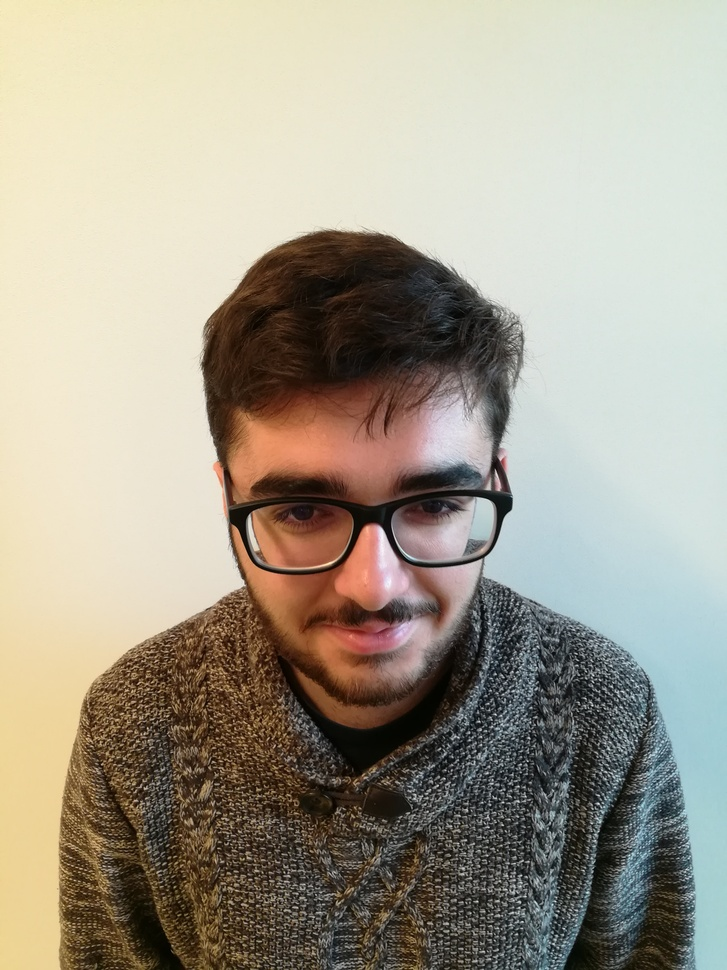
#> input picture facerecognition/Data/belo.melvin1.jpg, 727 x 970 px, shrunk from 2976 x 3968 before the run
$ python -i haar_cascade_detection.py   (imports and definitions only)
#> lines starting #> are read from the running program, lines starting #| are printed output that depends on the picture; after the words box and inside, x2 and y2 are one past the last pixel; in counts of white or black regions, pixels touching at a corner belong together
#################################
# Nicolas LAUBE
# Sylvain MACE
# Melvin BICHO
# package utilitaire pour le projet
#####################################
import cv2 as cv


def reco_webcam():
    face_cascade = cv.CascadeClassifier('Data/haarcascade_frontalface_default.xml')
    eye_cascade = cv.CascadeClassifier('Data/haarcascade_eye.xml')

    #Webcam capture
    video_capture = cv.VideoCapture(0)
    while True:
        ret, frame = video_capture.read()
        frame = cv.flip(frame, 1)
        gray = cv.cvtColor(frame, cv.COLOR_BGR2GRAY)
        faces = face_cascade.detectMultiScale(gray, 1.3, 5)
        for (x, y, w, h) in faces:
            cv.rectangle(frame, (x, y), (x+w, y+h), (255, 0, 0), 2)
            roi_gray = gray[y:y+h, x:x+w]
            roi_color = frame[y:y+h, x:x+w]
            eyes = eye_cascade.detectMultiScale(roi_gray)
        for (ex, ey, ew, eh) in eyes:
            cv.rectangle(roi_color, (ex, ey), (ex+ew, ey+eh), (0, 255, 0), 2)
            cv.imshow('img', frame)
        if cv.waitKey(1) == 27:
            break  # esc to quit
    cv.destroyAllWindows()


def face_delimitation(facepath):
#> called with facepath = 'Data/belo.melvin1.jpg'
    face_cascade = cv.CascadeClassifier('haarcascade_frontalface_default.xml')
    eye_cascade = cv.CascadeClassifier('haarcascade_eye.xml')
    img = cv.imread(facepath)
#> img is the input picture: shape (970, 727, 3); mean B, G, R 142.4, 157.6, 164.1
    gray = cv.cvtColor(img, cv.COLOR_BGR2GRAY)
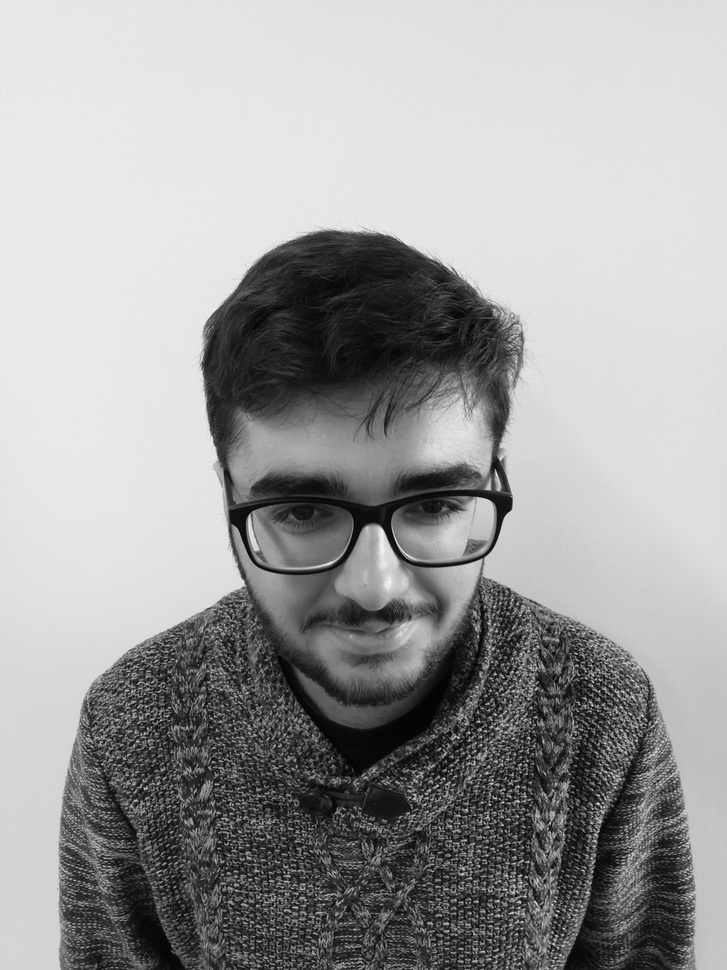
#> gray: shape (970, 727); min 1, max 248, mean 157.8
    faces = face_cascade.detectMultiScale(gray, 1.3, 5)
#> faces = [[167, 356, 386, 386]]
    for (x,y,w,h) in faces:
        cv.rectangle(img,(x,y),(x+w,y+h),(255,0,0),2)
        roi_gray = gray[y:y+h, x:x+w]
        roi_color = img[y:y+h, x:x+w]
        eyes = eye_cascade.detectMultiScale(roi_gray)
        for (ex,ey,ew,eh) in eyes:
            cv.rectangle(roi_color,(ex,ey),(ex+ew,ey+eh),(0,255,0),2)
#> this loop made 1 pass
#> pass 1, in face_delimitation, `roi_gray = gray[y:y+h, x:x+w]`:
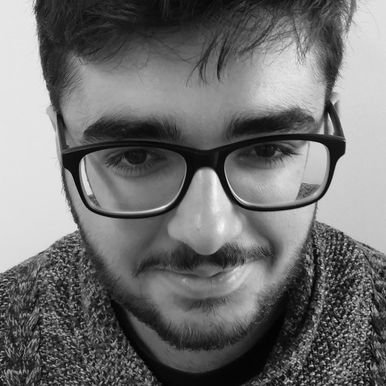
#> roi_gray: shape (386, 386); min 1, max 248, mean 112.4
#> pass 1, in face_delimitation, `roi_color = img[y:y+h, x:x+w]`:
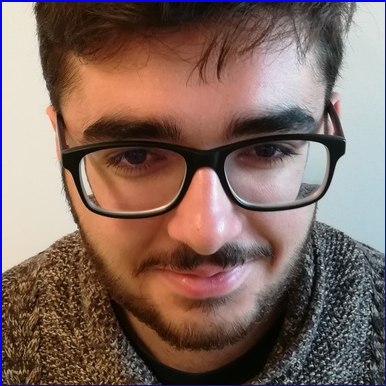
#> roi_color: shape (386, 386, 3); mean B, G, R 97.1, 104.9, 128.5
#> after the loop:
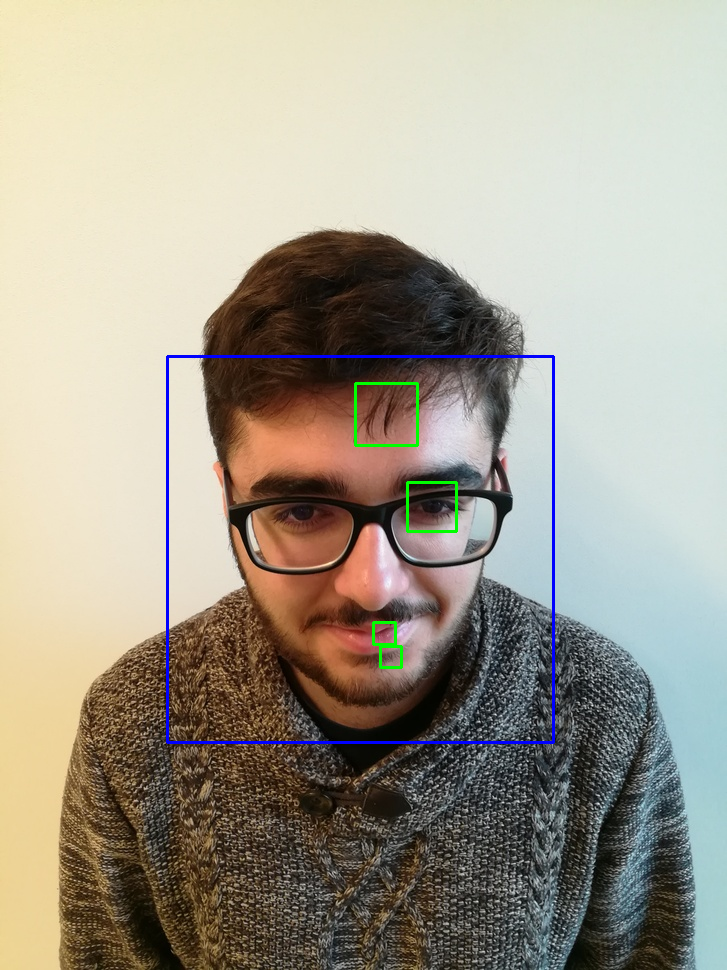
#> img: shape (970, 727, 3); 0.91% of pixels changed, all inside (x1, y1, x2, y2) = (166, 355, 555, 744)
#> after the loop:
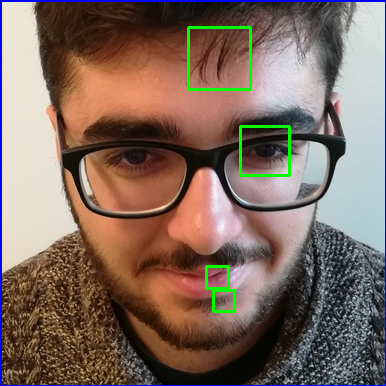
#> roi_color: shape (386, 386, 3); 1.22% of pixels changed, all inside (x1, y1, x2, y2) = (187, 26, 291, 313)
    cv.imshow('img',img)
    cv.waitKey(0)
    cv.destroyAllWindows()

>>> result = face_delimitation('Data/belo.melvin1.jpg')

$ run again, on facerecognition/Data/laube.nicolas1.jpg
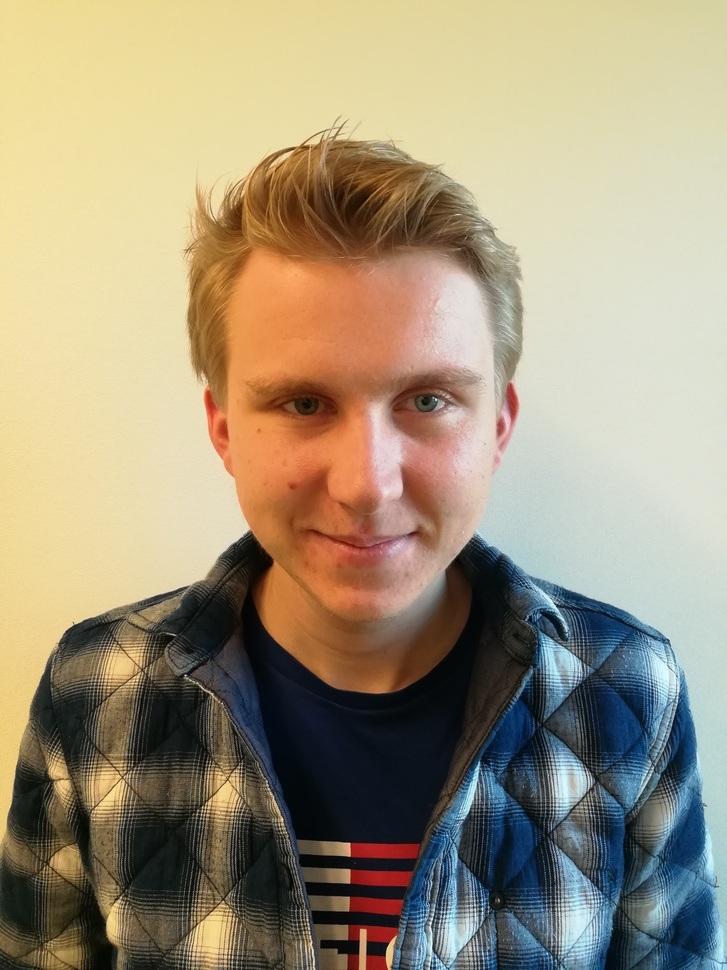
#> input picture facerecognition/Data/laube.nicolas1.jpg, 727 x 970 px, shrunk from 2976 x 3968 before the run
#> in face_delimitation, img is the input picture: shape (970, 727, 3); mean B, G, R 123.2, 148.3, 160.6
#> in face_delimitation, `gray = cv.cvtColor(img, cv.COLOR_BGR2GRAY)`:
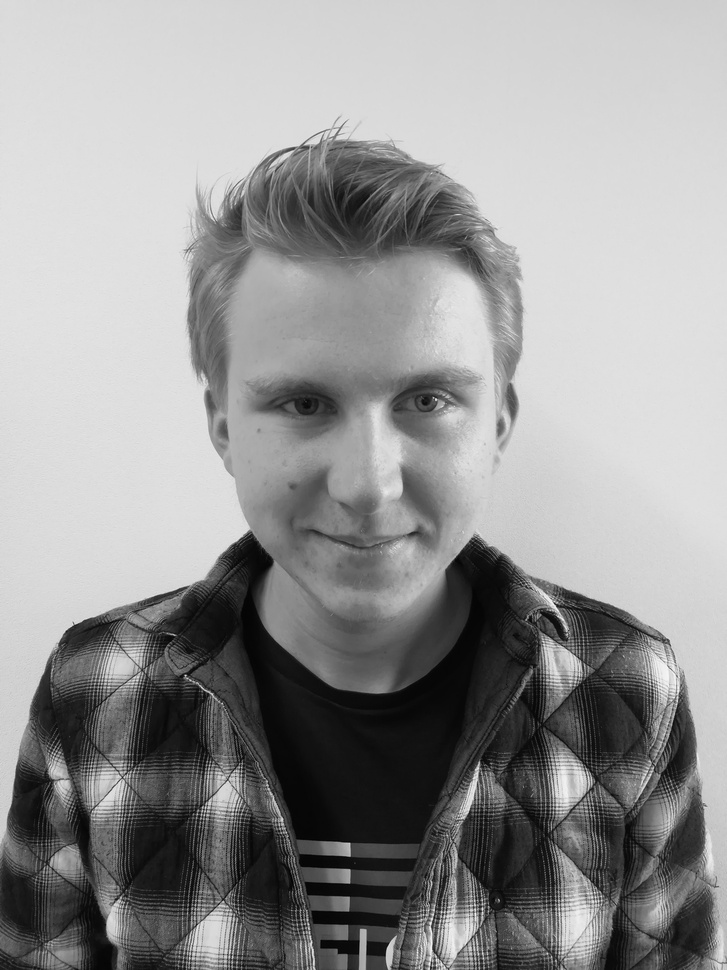
#> gray: shape (970, 727); min 0, max 248, mean 149.2
#> faces = [[186, 263, 364, 364]]
#> the loop in face_delimitation, `for (x,y,w,h) in faces:` made 1 pass
#> (x, y, w, h, eyes) on pass 1: (186, 263, 364, 364, [[191, 96, 85, 85], [79, 103, 78, 78], [96, 246, 50, 50]])
#> after the loop in face_delimitation, `for (x,y,w,h) in faces:`:
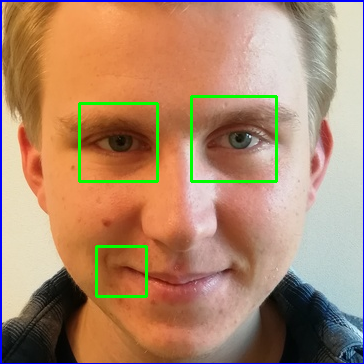
#> roi_color: shape (364, 364, 3); mean B, G, R 108.4, 136.8, 174.8
